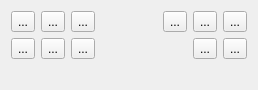
<?xml version="1.0" encoding="UTF-8"?>
<ui version="4.0">
 <class>AlignmentDockWidget</class>
 <widget class="QWidget" name="AlignmentDockWidget">
  <property name="geometry">
   <rect>
    <x>0</x>
    <y>0</y>
    <width>258</width>
    <height>90</height>
   </rect>
  </property>
  <property name="windowTitle">
   <string>Alignment</string>
  </property>
  <layout class="QVBoxLayout" name="verticalLayout">
   <item>
    <layout class="QHBoxLayout" name="horizontalLayout_6">
     <item>
      <layout class="QHBoxLayout" name="horizontalLayout">
       <item>
        <widget class="QToolButton" name="alignLeftButton">
         <property name="text">
          <string>...</string>
         </property>
        </widget>
       </item>
       <item>
        <widget class="QToolButton" name="alignCenterButton">
         <property name="text">
          <string>...</string>
         </property>
        </widget>
       </item>
       <item>
        <widget class="QToolButton" name="alignRightButton">
         <property name="text">
          <string>...</string>
         </property>
        </widget>
       </item>
      </layout>
     </item>
     <item>
      <spacer name="horizontalSpacer">
       <property name="orientation">
        <enum>Qt::Horizontal</enum>
       </property>
       <property name="sizeHint" stdset="0">
        <size>
         <width>40</width>
         <height>20</height>
        </size>
       </property>
      </spacer>
     </item>
     <item>
      <layout class="QHBoxLayout" name="horizontalLayout_2">
       <item>
        <widget class="QToolButton" name="alignTopButton">
         <property name="text">
          <string>...</string>
         </property>
        </widget>
       </item>
       <item>
        <widget class="QToolButton" name="alignMiddleButton">
         <property name="text">
          <string>...</string>
         </property>
        </widget>
       </item>
       <item>
        <widget class="QToolButton" name="alignBottomButton">
         <property name="text">
          <string>...</string>
         </property>
        </widget>
       </item>
      </layout>
     </item>
    </layout>
   </item>
   <item>
    <layout class="QHBoxLayout" name="horizontalLayout_5">
     <item>
      <layout class="QHBoxLayout" name="horizontalLayout_3">
       <item>
        <widget class="QToolButton" name="wrapButton">
         <property name="text">
          <string>...</string>
         </property>
        </widget>
       </item>
       <item>
        <widget class="QToolButton" name="angleButton">
         <property name="text">
          <string>...</string>
         </property>
        </widget>
       </item>
       <item>
        <widget class="QToolButton" name="verticalButton">
         <property name="text">
          <string>...</string>
         </property>
        </widget>
       </item>
      </layout>
     </item>
     <item>
      <spacer name="horizontalSpacer_2">
       <property name="orientation">
        <enum>Qt::Horizontal</enum>
       </property>
       <property name="sizeHint" stdset="0">
        <size>
         <width>40</width>
         <height>20</height>
        </size>
       </property>
      </spacer>
     </item>
     <item>
      <layout class="QHBoxLayout" name="horizontalLayout_4">
       <item>
        <widget class="QToolButton" name="decreaseIndentButton">
         <property name="text">
          <string>...</string>
         </property>
        </widget>
       </item>
       <item>
        <widget class="QToolButton" name="increaseIndentButton">
         <property name="text">
          <string>...</string>
         </property>
        </widget>
       </item>
      </layout>
     </item>
    </layout>
   </item>
   <item>
    <spacer name="verticalSpacer">
     <property name="orientation">
      <enum>Qt::Vertical</enum>
     </property>
     <property name="sizeHint" stdset="0">
      <size>
       <width>20</width>
       <height>0</height>
      </size>
     </property>
    </spacer>
   </item>
  </layout>
 </widget>
 <resources/>
 <connections/>
</ui>
